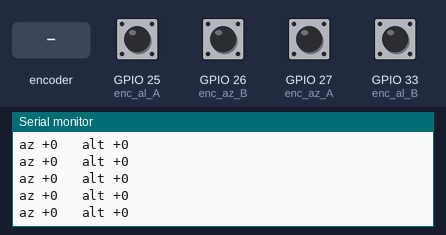
A sketch run on a simulated ESP32. Parts: the last lines printed to the serial monitor. The inputs (shaded band) are chosen by the test bench; at power-on: GPIO 25 (enc_al_A), GPIO 26 (enc_az_B), GPIO 27 (enc_az_A), GPIO 33 (enc_al_B) HIGH.

Above: at 2.2 s.
2.3 s: rotary encoder on GPIO 25 (enc_al_A) / GPIO 26 (enc_az_B) turned 1 step (first pin leading)
At 2.32 s:
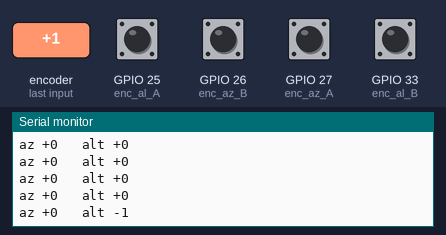
4.0 s: GPIO 27 (enc_az_A) pulled LOW for 0.15 s
At 4.02 s:
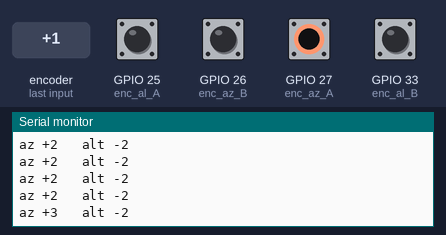
5.6 s: GPIO 33 (enc_al_B) pulled LOW for 0.15 s
At 5.63 s:
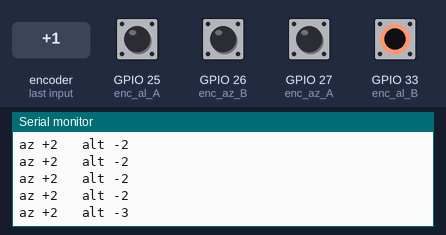
7.2 s: rotary encoder on GPIO 25 (enc_al_A) / GPIO 26 (enc_az_B) turned 1 step (first pin leading)
At 7.23 s:
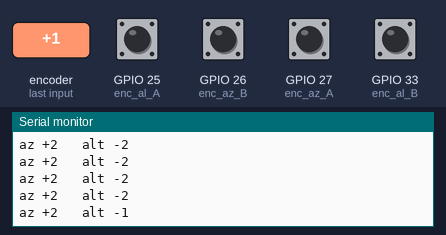
Timing chart, 0 to 9.9 s (numbered marks = the images above; inputs shaded):
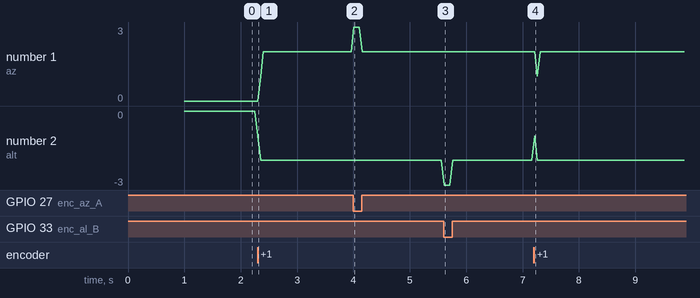

Measured:
- after the input at 2.3 s, the serial monitor: prints a new line at once (image 1)
- after the input at 4.0 s, the serial monitor: prints a new line at once (image 2)
- after the input at 5.6 s, the serial monitor: prints a new line at once (image 3)
- after the input at 7.2 s, the serial monitor: prints a new line at once (image 4)
- plotted number 1: 0 → 2 after the input at 2.3 s
- plotted number 2: 0 → -2 after the input at 2.3 s

The sketch:

counter.ino
```cpp
// (licence header left out)
#define enc_az_A 27
#define enc_az_B 26
#define enc_al_A 25
#define enc_al_B 33

volatile int lastEncodedAl = 0, lastEncodedAz = 0;
volatile long encoderValueAl = 0, encoderValueAz = 0;

void setup()
{
  delay(1000);
  pinMode(enc_al_A, INPUT_PULLUP);
  pinMode(enc_al_B, INPUT_PULLUP);
  pinMode(enc_az_A, INPUT_PULLUP);
  pinMode(enc_az_B, INPUT_PULLUP);

  attachInterrupt(digitalPinToInterrupt(enc_al_A), EncoderAl, CHANGE);
  attachInterrupt(digitalPinToInterrupt(enc_al_B), EncoderAl, CHANGE);
  attachInterrupt(digitalPinToInterrupt(enc_az_A), EncoderAz, CHANGE);
  attachInterrupt(digitalPinToInterrupt(enc_az_B), EncoderAz, CHANGE);

  Serial.begin(115200);

}

void loop() {
         Serial.print("az ");
         printEncoderValue(encoderValueAz);
         Serial.print("\t alt ");
         printEncoderValue(encoderValueAl);

         Serial.println("\r");

         delay(50);

}

void EncoderAl() {
  int encodedAl = (digitalRead(enc_al_A) << 1) | digitalRead(enc_al_B);
  int sum  = (lastEncodedAl << 2) | encodedAl;

  if (sum == 0b1101 || sum == 0b0100 || sum == 0b0010 || sum == 0b1011) encoderValueAl ++;
  if (sum == 0b1110 || sum == 0b0111 || sum == 0b0001 || sum == 0b1000) encoderValueAl --;
  lastEncodedAl = encodedAl;
}

void EncoderAz() {
  int encodedAz = (digitalRead(enc_az_A) << 1) | digitalRead(enc_az_B);
  int sum  = (lastEncodedAz << 2) | encodedAz;

  if (sum == 0b1101 || sum == 0b0100 || sum == 0b0010 || sum == 0b1011) encoderValueAz ++;
  if (sum == 0b1110 || sum == 0b0111 || sum == 0b0001 || sum == 0b1000) encoderValueAz --;
  lastEncodedAz = encodedAz;
}

void printEncoderValue(long val)
{
  unsigned long aval;

  if (val < 0)
    Serial.print("-");
  else
    Serial.print("+");

  aval = abs(val);

  Serial.print(aval);
}
```
